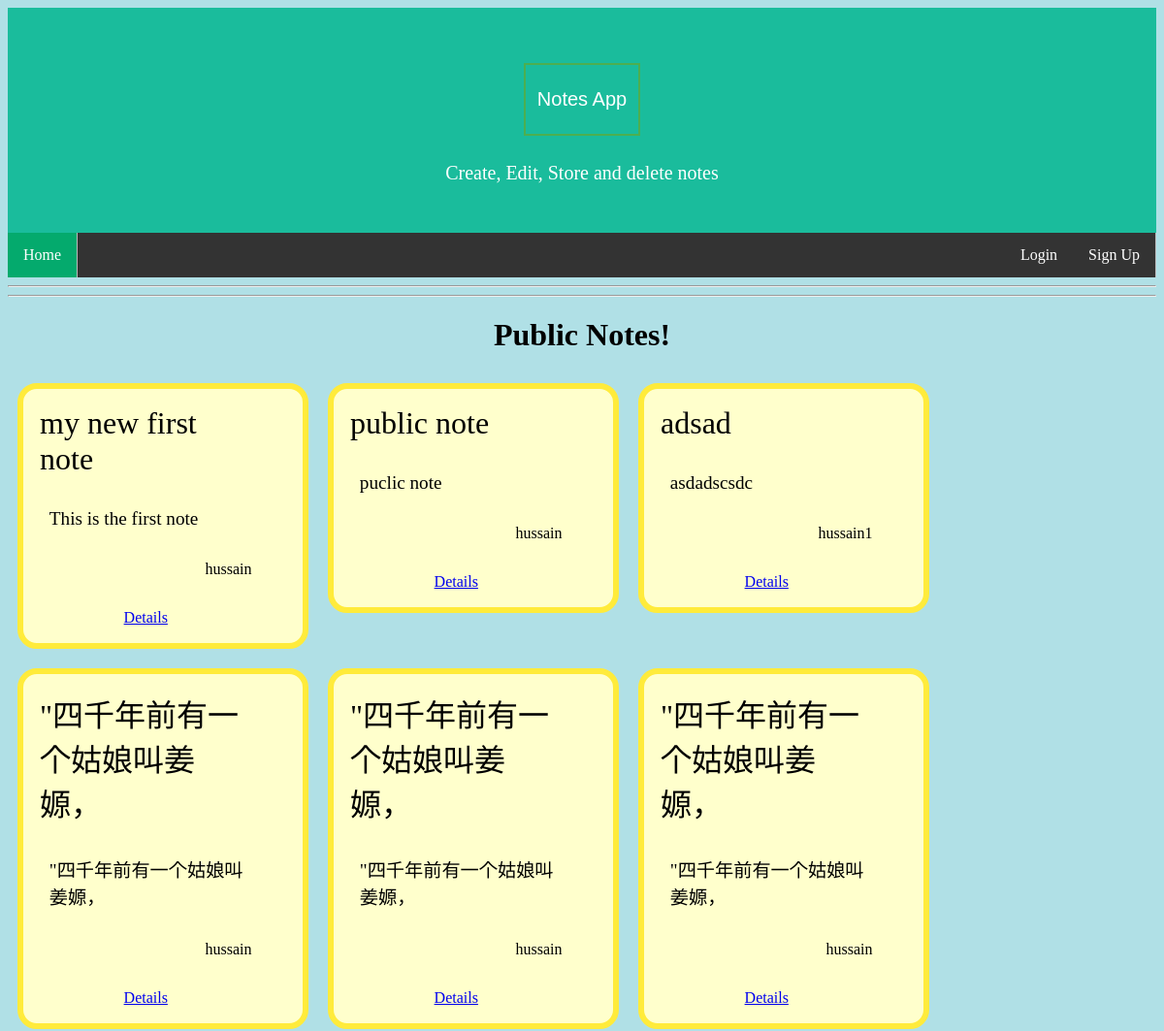
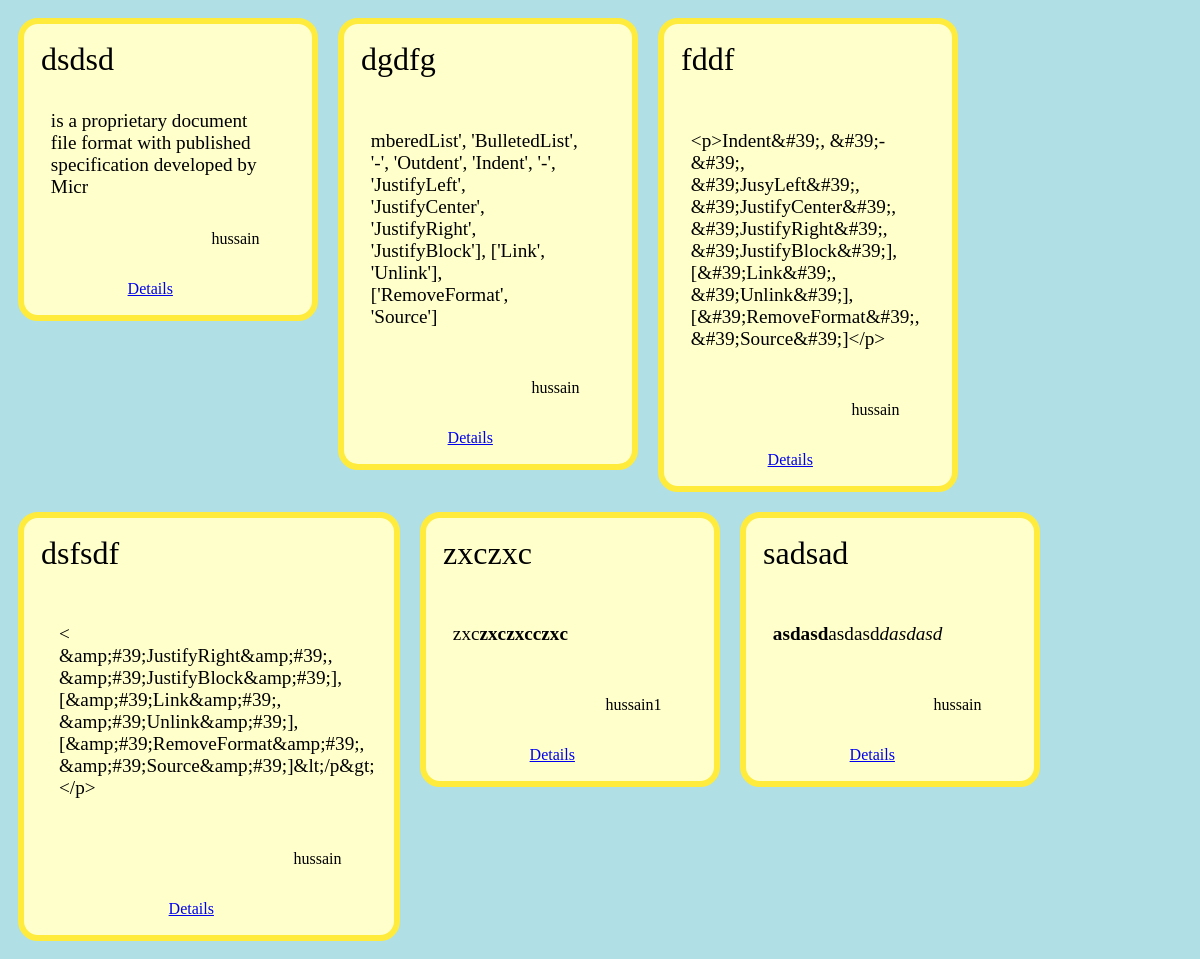
The page / on the database its author committed (2 pictures, top to bottom).
### notes_app/models.py (models this page shows)
class Note(models.Model):
    id = models.AutoField(verbose_name="id", primary_key=True)
    note_title = models.CharField(
        verbose_name="note title", max_length=30, null=True, default=""
    )
    note_text = RichTextField(validators=[MaxLengthValidator(300)])
    created_date = models.DateTimeField(verbose_name="date created", auto_now=True)
    created_by = models.ForeignKey(
        verbose_name="created by", to=User, on_delete=models.CASCADE
    )
    visibility = models.CharField(
        max_length=10, verbose_name="visibility", default=True, choices=VISIBILITY
    )

class User(AbstractUser):
    username = models.CharField(("username"), max_length=30, unique=True,)

### notes_app/views.py (the view)
# urls.py: path("", NotesView.as_view(), name="index"),
class NotesView(ListView):
    model = Note
    template_name = "notes_app/all_notes.html"
    context_object_name = "notes"
    def get_queryset(self):
        queryset = {
            "public_notes": Note.objects.filter(
                Q(visibility="PB") & ~Q(created_by=self.request.user.id)
            ),
            "my_notes": Note.objects.filter(created_by=self.request.user.id),
        }
        return queryset

### notes_app/templates/notes_app/all_notes.html (shortened to what this page needs)
{% extends "base.html" %}
{% block content %}
    <hr>
    <hr>
    <h1><div class="center">Public Notes!</div></h1>
    <form method="POST">
        <div class="flex-container">
                {% if notes.public_notes%}
                {% for note in notes.public_notes %}
                        <table class= "note_card">
                            <tr><td class="xx_large_font">{{note.note_title}}</td></tr>
                            <tr> <td colspan="10" class="note_text">{{ note.note_text|safe }}</td></tr>
                            <tr><td class="align_right">{{note.created_by}}</td></tr>
                            <td colspan="2" class="center"></div><a href="{% url 'notes:note_detail' note.pk %}">Details</a></div></td>
                        </table>
                {% endfor %}
                {% else %}
                <h1 class="heading">No public notes!</h1>
                {% endif %}
    </form>
    {% endblock content %}

### notes_app/templates/base.html (shortened to what this page needs)
<!DOCTYPE html>
<html lang="en">
<head>
    {% load static %}
    <link rel="stylesheet" type="text/css" href="{% static 'all_app_style.css' %}">
    <div class="header">
        <h1><button class="green_button" onclick="document.location='/'">Notes App</a></h1>
        <p>Create, Edit, Store and delete notes</p>
    </div>
    <ul class="ul_for_base">
    <li><a class="active" href={% url 'notes:index' %}>Home</a></li>
    {% if user.is_authenticated %}
        <li><a href={% url 'notes:create' %}>Create Note</a></li>
        <li class="float_right"><a href= {% url 'logout' %}>Logout</a></li>
        <li class="float_right"><a href="">Welcome {{user.username}}!</a></li>
        <li class="float_right"><a href={% url 'edit_profile' user.pk %}>Change Password!</a></li>
    {% elif request.path == "login/"%}
        <li class="float_right"><a href= {% url 'signup' %}>Sign Up</a></li>
    {% elif request.path == "signup/"%}
        <li class="float_right"><a href= {% url 'login' %}>Login</a></li>
    {% else %}
        <li class="float_right"><a href= {% url 'signup' %}>Sign Up</a></li>
        <li class="float_right"><a href= {% url 'login' %}>Login</a></li>
    {% endif %}
    </ul>
</head>
<body class="blue_background">
    {% block content %}
    {% endblock content %}
    </body>
</html>

### notes_app/static/all_app_style.css (style rules this page uses)
li { float: left; border-right:1px solid #bbb; }
li:last-child { border-right: none; }
th, td { padding: 15px; }
li a { display: block; color: white; text-align: center; padding: 14px 16px; text-decoration: none; }
.blue_background { background-color:powderblue; }
.float_right { float:right; }
.active { background-color: #04AA6D; }
.green_button { background-color: #1abc9c; color: white; border: 2px solid #4CAF50; width: 120px; height: 75px; font-size: 20px; }
.note_card { background-color: #ffffcc; border-top: 6px solid #ffeb3b; border: 6px solid #ffeb3b; width: 300px; height: 200px; border-radius:20px; padding-right: 3%; margin: 10px; }
.flex-container { display: flex; flex-wrap: wrap; }
.header { padding: 30px; text-align: center; background: #1abc9c; color: white; font-size: 20px; }
.center { text-align: center; }
.xx_large_font { font-size: xx-large; }
.note_text { padding-left: 10%; font-size: larger; }
.align_right { text-align: right; }

### rows shown on the page
Note: note_title "my new first note", note_text "This is the first note", created_by "hussain"
Note: note_title "public note", note_text "puclic note", created_by "hussain"
Note: note_title "adsad", note_text "asdadscsdc", created_by "hussain1"
Note: note_title "\"四千年前有一个姑娘叫姜嫄，", note_text "\"四千年前有一个姑娘叫姜嫄，", created_by "hussain"
Note: note_title "\"四千年前有一个姑娘叫姜嫄，", note_text "\"四千年前有一个姑娘叫姜嫄，", created_by "hussain"
Note: note_title "\"四千年前有一个姑娘叫姜嫄，", note_text "\"四千年前有一个姑娘叫姜嫄，", created_by "hussain"
Note: note_title "dsdsd", note_text "is a proprietary document file format with published specification developed by Micr", created_by "hussain"
Note: note_title "dgdfg", note_text "mberedList', 'BulletedList', '-', 'Outdent', 'Indent', '-', 'JustifyLeft', 'JustifyCenter', 'JustifyRight', 'JustifyBlock'], ['Link', 'Unlink'], ['RemoveFormat', 'Source']", created_by "hussain"
Note: note_title "fddf", note_text "<p>Indent&#39;, &#39;-&#39;, &#39;JusyLeft&#39;, &#39;JustifyCenter&#39;, &#39;JustifyRight&#39;, &#39;JustifyBlock&#39;], [&#39;Link&#39;, &#39;Unlink&#39;], [&#39;RemoveFormat&#39;, &#39;Source&#39;]</p>", created_by "hussain"
Note: note_title "dsfsdf", note_text "< &amp;#39;JustifyRight&amp;#39;, &amp;#39;JustifyBlock&amp;#39;], [&amp;#39;Link&amp;#39;, &amp;#39;Unlink&amp;#39;], [&amp;#39;RemoveFormat&amp;#39;, &amp;#39;Source&amp;#39;]&lt;/p&gt;</p>", created_by "hussain"
Note: note_title "zxczxc", note_text "zxc zxczxcczxc", created_by "hussain1"
Note: note_title "sadsad", note_text "asdasd asdasd dasdasd", created_by "hussain"
